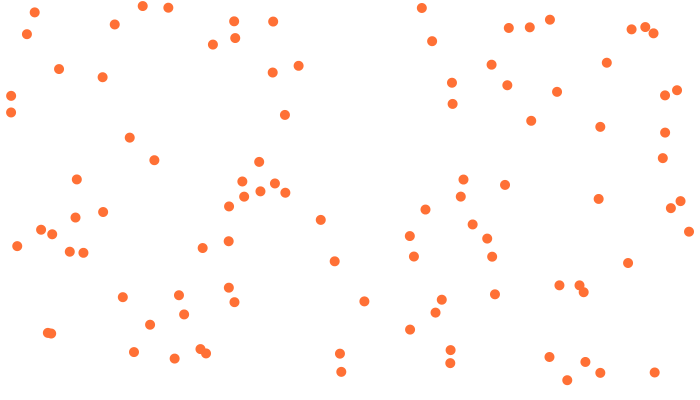
Frame 1 (no input)
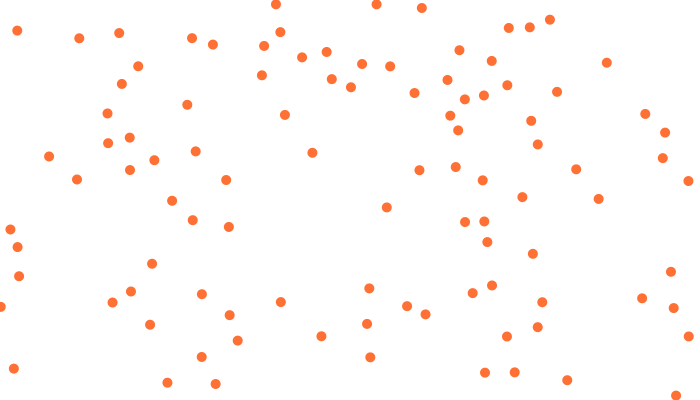
Frame 60 (the mouse pressed at the canvas centre just before this capture)
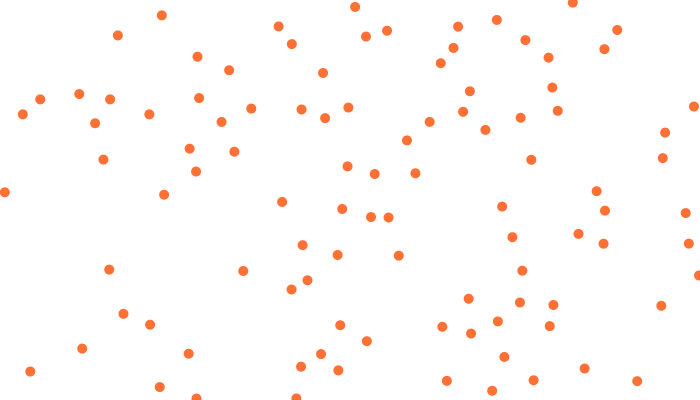
Frame 120 (the mouse held since frame 60 and released just before this capture)

The Processing sketch that drew these frames (run headless with seeded random() and noise(); from frame 60 on, the mouse is pressed at the canvas centre):

// Processing sketch: N06_vehicle_separate
// ── N06_vehicle_separate.pde
ArrayList<Vehicle> vehicles;

void setup() {
  size(700, 400);
  smooth();
  noStroke();

  vehicles = new ArrayList<Vehicle>();
  for (int i = 0; i < 100; i++) {
    vehicles.add(new Vehicle());
  }
}

void draw() {
  background(255);

  for(Vehicle v: vehicles) {
    v.separate(vehicles);
    v.update();
    v.checkEdges();
    v.display();
  }
}

// ── Vehicle.pde
class Vehicle {
  PVector location;
  PVector velocity;
  PVector acceleration;
  float topSpeed, maxForce;
  float mass;

  Vehicle() {
    location = new PVector(random(0, width), random(0, height));
    velocity = new PVector(0, 0);
    acceleration = new PVector(0, 0);
    topSpeed = 4;
    maxForce = 1;
    mass = 1;
  }

  void update() {
    velocity.add(acceleration);
    location.add(velocity);
    acceleration.mult(0);
  }

  void display() {
    fill(#FF7035);
    ellipse(location.x, location.y, 10, 10);
  }

  void applyForce(PVector force) {
    PVector f = PVector.div(force, mass);
    acceleration.add(f);
  }

  void seek(PVector target) {
    PVector desired = PVector.sub(target, location);
    desired.normalize();
    desired.mult(topSpeed);

    PVector steer = PVector.sub(desired, velocity);
    steer.limit(maxForce);
    applyForce(steer);
  }

  void arrive(PVector target) {
    PVector desired = PVector.sub(target,location);

    float d = desired.mag();
    desired.normalize();

    if (d < 100) {
      float m = map(d, 0, 100, 0, topSpeed);
      desired.mult(m);
      } else {
        desired.mult(topSpeed);
      }

      PVector steer = PVector.sub(desired, velocity);
      steer.limit(maxForce);
      applyForce(steer);
  }

  void separate(ArrayList<Vehicle> vehicles) {
    float desiredSeparation = 20;
    PVector average = new PVector();
    int count = 0;

    for(Vehicle other : vehicles) {
      float d = PVector.dist(location, other.location);

      if ((d > 0) && (d < desiredSeparation)) {
        PVector diff = PVector.sub(location, other.location);
        diff.normalize();
        diff.div(d);
        average.add(diff);
        count++;
      }
    }

    if (count > 0) {
      average.div(count);
      average.normalize();
      average.mult(topSpeed);

      PVector steer = PVector.sub(average, velocity);
      steer.limit(maxForce);
      applyForce(steer);
    }
  }

  void checkEdges() {
    if (location.x > width) location.x = 0;
    if (location.x < 0) location.x = width;
    if (location.y > height) location.y = 0;
    if (location.y < 0) location.y = height;
  }
}
